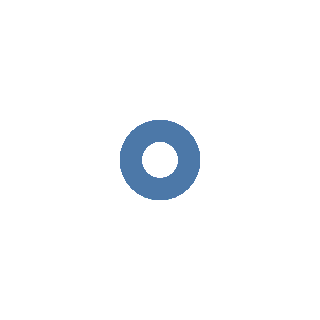

This figure's notebook cell:
### Markdown cell above
### Ploting the Data

We will use the `Altair` package to plot the dataframe.

---

The first chart looks like this

### Code cell
alt.Chart(df).mark_point()

### Figure 1 — Vega-Lite specification as saved in the notebook (floating-point values rounded to 4 significant figures)
{"config": {"view": {"continuousWidth": 400, "continuousHeight": 300}}, "data": {"name": "data-54b58a4aa74e295879badff738f3e9c4"}, "mark": "point", "$schema": "https://vega.github.io/schema/vega-lite/v4.8.1.json", "datasets": {"data-54b58a4aa74e295879badff738f3e9c4": [{"Name": "SDSS J000805.62+145023.4", "z": 0.0454, "sigma*": 140.0, "e_sigma*": 27.0, "n_sigma*": null, "FWHM": 7610.0, "e_FWHM": 380.0, "logL": 41.13, "e_logL": 0.04, "logM": 7.7, "E_logM": null, "e_logM": 0.1}, {"Name": "SDSS J004236.86-104921.8", "z": 0.0419, "sigma*": 78.4, "e_sigma*": 10.0, "n_sigma*": null, "FWHM": 1960.0, "e_FWHM": 97.0, "logL": 41.58, "e_logL": 0.14, "logM": 6.7, "E_logM": null, "e_logM": 0.1}, {"Name": "SDSS J011703.58+000027.3", "z": 0.0456, "sigma*": 98.8, "e_sigma*": 16.0, "n_sigma*": null, "FWHM": 2270.0, "e_FWHM": 110.0, "logL": 41.45, "e_logL": 0.08, "logM": 6.8, "E_logM": null, "e_logM": 0.1}, {"Name": "SDSS J020459.25-080816.0", "z": 0.0772, "sigma*": 121.0, "e_sigma*": 9.4, "n_sigma*": "a", "FWHM": 3720.0, "e_FWHM": 180.0, "logL": 41.13, "e_logL": 0.05, "logM": 7.0, "E_logM": null, "e_logM": 0.1}, {"Name": "SDSS J020615.99-001729.1", "z": 0.0426, "sigma*": 216.0, "e_sigma*": 30.0, "n_sigma*": null, "FWHM": 3860.0, "e_FWHM": 190.0, "logL": 41.91, "e_logL": 0.07, "logM": 7.5, "E_logM": null, "e_logM": 0.1}, {"Name": "SDSS J021011.49-090335.5", "z": 0.0414, "sigma*": 122.0, "e_sigma*": 12.0, "n_sigma*": "a", "FWHM": 2450.0, "e_FWHM": 120.0, "logL": 41.24, "e_logL": 0.07, "logM": 6.7, "E_logM": null, "e_logM": 0.1}, {"Name": "SDSS J021257.59+140610.1", "z": 0.0618, "sigma*": 174.0, "e_sigma*": 12.0, "n_sigma*": "a", "FWHM": 3080.0, "e_FWHM": 150.0, "logL": 41.58, "e_logL": 0.06, "logM": 7.1, "E_logM": null, "e_logM": 0.1}, {"Name": "SDSS J033013.26-053236.0", "z": 0.0131, "sigma*": 99.2, "e_sigma*": 11.0, "n_sigma*": null, "FWHM": 5160.0, "e_FWHM": 250.0, "logL": 40.45, "e_logL": 0.06, "logM": 7.0, "E_logM": null, "e_logM": 0.1}, {"Name": "SDSS J075057.25+353037.5", "z": 0.176, "sigma*": 154.0, "e_sigma*": 14.0, "n_sigma*": "a", "FWHM": 2970.0, "e_FWHM": 200.0, "logL": 41.63, "e_logL": 0.03, "logM": 7.2, "E_logM": null, "e_logM": 0.1}, {"Name": "SDSS J080243.39+310403.3", "z": 0.0409, "sigma*": 151.0, "e_sigma*": 17.0, "n_sigma*": null, "FWHM": 5360.0, "e_FWHM": 260.0, "logL": 41.67, "e_logL": 0.07, "logM": 7.6, "E_logM": null, "e_logM": 0.1}, {"Name": "SDSS J080538.66+261005.4", "z": 0.017, "sigma*": 100.0, "e_sigma*": 14.0, "n_sigma*": null, "FWHM": 3110.0, "e_FWHM": 150.0, "logL": 40.14, "e_logL": 0.04, "logM": 6.3, "E_logM": null, "e_logM": 0.2}, {"Name": "SDSS J082510.23+375919.7", "z": 0.0214, "sigma*": 98.7, "e_sigma*": 12.0, "n_sigma*": null, "FWHM": 1830.0, "e_FWHM": 91.0, "logL": 40.42, "e_logL": 0.04, "logM": 6.0, "E_logM": null, "e_logM": 0.1}, {"Name": "SDSS J083202.16+461425.7", "z": 0.0459, "sigma*": 104.0, "e_sigma*": 13.0, "n_sigma*": null, "FWHM": 1450.0, "e_FWHM": 72.0, "logL": 41.17, "e_logL": 0.08, "logM": 6.2, "E_logM": null, "e_logM": 0.1}, {"Name": "SDSS J083949.64+484701.4", "z": 0.0394, "sigma*": 133.0, "e_sigma*": 12.0, "n_sigma*": null, "FWHM": 1480.0, "e_FWHM": 73.0, "logL": 41.31, "e_logL": 0.08, "logM": 6.3, "E_logM": null, "e_logM": 0.2}, {"Name": "SDSS J085554.27+005110.9", "z": 0.0524, "sigma*": 118.0, "e_sigma*": 11.0, "n_sigma*": "a", "FWHM": 2910.0, "e_FWHM": 140.0, "logL": 41.27, "e_logL": 0.06, "logM": 6.9, "E_logM": null, "e_logM": 0.1}, {"Name": "SDSS J092438.88+560746.9", "z": 0.025, "sigma*": 135.0, "e_sigma*": 10.0, "n_sigma*": null, "FWHM": 1900.0, "e_FWHM": 94.0, "logL": 40.72, "e_logL": 0.07, "logM": 6.2, "E_logM": null, "e_logM": 0.4}, {"Name": "SDSS J093259.60+040506.0", "z": 0.059, "sigma*": 70.5, "e_sigma*": 6.7, "n_sigma*": "a", "FWHM": 3550.0, "e_FWHM": 170.0, "logL": 41.14, "e_logL": 0.05, "logM": 7.0, "E_logM": null, "e_logM": 0.1}, {"Name": "SDSS J093812.26+074340.0", "z": 0.0219, "sigma*": 119.0, "e_sigma*": 8.0, "n_sigma*": null, "FWHM": 3640.0, "e_FWHM": 180.0, "logL": 40.8, "e_logL": 0.05, "logM": 6.8, "E_logM": null, "e_logM": 0.1}, {"Name": "SDSS J094838.42+403043.7", "z": 0.047, "sigma*": 91.4, "e_sigma*": 16.0, "n_sigma*": null, "FWHM": 3020.0, "e_FWHM": 150.0, "logL": 41.46, "e_logL": 0.07, "logM": 7.0, "E_logM": null, "e_logM": 0.1}, {"Name": "SDSS J101912.57+635802.7", "z": 0.0414, "sigma*": 239.0, "e_sigma*": 13.0, "n_sigma*": null, "FWHM": 3630.0, "e_FWHM": 180.0, "logL": 41.74, "e_logL": 0.08, "logM": 7.4, "E_logM": null, "e_logM": 0.1}, {"Name": "SDSS J102044.43+013048.4", "z": 0.0962, "sigma*": 103.0, "e_sigma*": 8.8, "n_sigma*": "a", "FWHM": 5200.0, "e_FWHM": 250.0, "logL": 41.51, "e_logL": 0.04, "logM": 7.6, "E_logM": null, "e_logM": 0.1}, {"Name": "SDSS J110640.20+051905.6", "z": 0.0913, "sigma*": 140.0, "e_sigma*": 15.0, "n_sigma*": "a", "FWHM": 5830.0, "e_FWHM": 290.0, "logL": 41.65, "e_logL": 0.04, "logM": 7.7, "E_logM": null, "e_logM": 0.1}, {"Name": "SDSS J112536.16+542257.1", "z": 0.0206, "sigma*": 124.0, "e_sigma*": 12.0, "n_sigma*": null, "FWHM": 2950.0, "e_FWHM": 140.0, "logL": 41.17, "e_logL": 0.08, "logM": 6.8, "E_logM": null, "e_logM": 0.1}, {"Name": "SDSS J112841.00+575006.5", "z": 0.0513, "sigma*": 159.0, "e_sigma*": 18.0, "n_sigma*": "a", "FWHM": 2660.0, "e_FWHM": 130.0, "logL": 41.66, "e_logL": 0.09, "logM": 7.0, "E_logM": null, "e_logM": 0.1}, {"Name": "SDSS J120257.81+045045.0", "z": 0.0207, "sigma*": 102.0, "e_sigma*": 20.0, "n_sigma*": null, "FWHM": 2250.0, "e_FWHM": 110.0, "logL": 40.1, "e_logL": 0.06, "logM": 6.0, "E_logM": null, "e_logM": 0.1}, {"Name": "SDSS J120556.01+495956.1", "z": 0.0631, "sigma*": 107.0, "e_sigma*": 11.0, "n_sigma*": "a", "FWHM": 5610.0, "e_FWHM": 450.0, "logL": 41.57, "e_logL": 0.04, "logM": 7.7, "E_logM": null, "e_logM": 0.1}, {"Name": "SDSS J121607.09+504930.0", "z": 0.0308, "sigma*": 138.0, "e_sigma*": 13.0, "n_sigma*": null, "FWHM": 5580.0, "e_FWHM": 270.0, "logL": 41.3, "e_logL": 0.06, "logM": 7.5, "E_logM": null, "e_logM": 0.3}, {"Name": "SDSS J121754.97+583935.6", "z": 0.0233, "sigma*": 85.6, "e_sigma*": 14.0, "n_sigma*": null, "FWHM": 1970.0, "e_FWHM": 98.0, "logL": 40.92, "e_logL": 0.08, "logM": 6.4, "E_logM": null, "e_logM": 0.1}, {"Name": "SDSS J122324.13+024044.4", "z": 0.0236, "sigma*": 78.1, "e_sigma*": 15.0, "n_sigma*": null, "FWHM": 3880.0, "e_FWHM": 910.0, "logL": 41.62, "e_logL": 0.08, "logM": 7.3, "E_logM": null, "e_logM": 0.2}, {"Name": "SDSS J123237.48+662452.3", "z": 0.0468, "sigma*": 124.0, "e_sigma*": 9.0, "n_sigma*": null, "FWHM": 2620.0, "e_FWHM": 130.0, "logL": 41.86, "e_logL": 0.19, "logM": 7.1, "E_logM": null, "e_logM": 0.2}, {"Name": "SDSS J130620.97+531823.1", "z": 0.0237, "sigma*": 90.7, "e_sigma*": 11.0, "n_sigma*": null, "FWHM": 7620.0, "e_FWHM": 380.0, "logL": 40.58, "e_logL": 0.04, "logM": 7.3, "E_logM": null, "e_logM": 0.1}, {"Name": "SDSS J131305.80+012755.9", "z": 0.0294, "sigma*": 95.4, "e_sigma*": 13.0, "n_sigma*": null, "FWHM": 1590.0, "e_FWHM": 79.0, "logL": 40.62, "e_logL": 0.07, "logM": 6.0, "E_logM": null, "e_logM": 0.1}, {"Name": "SDSS J132249.21+545528.2", "z": 0.0653, "sigma*": 130.0, "e_sigma*": 13.0, "n_sigma*": "a", "FWHM": 4050.0, "e_FWHM": 200.0, "logL": 41.81, "e_logL": 0.07, "logM": 7.5, "E_logM": null, "e_logM": 0.1}, {"Name": "SDSS J132340.31-012749.2", "z": 0.0767, "sigma*": 114.0, "e_sigma*": 16.0, "n_sigma*": "a", "FWHM": 1910.0, "e_FWHM": 95.0, "logL": 41.55, "e_logL": 0.09, "logM": 6.7, "E_logM": null, "e_logM": 0.1}, {"Name": "SDSS J134952.84+020445.1", "z": 0.0328, "sigma*": 138.0, "e_sigma*": 13.0, "n_sigma*": null, "FWHM": 2590.0, "e_FWHM": 120.0, "logL": 41.62, "e_logL": 0.07, "logM": 7.0, "E_logM": null, "e_logM": 0.1}, {"Name": "SDSS J140018.42+050242.2", "z": 0.0342, "sigma*": 145.0, "e_sigma*": 14.0, "n_sigma*": null, "FWHM": 3340.0, "e_FWHM": 160.0, "logL": 41.23, "e_logL": 0.05, "logM": 7.1, "E_logM": null, "e_logM": 0.5}, {"Name": "SDSS J140514.87-025901.2", "z": 0.0542, "sigma*": 148.0, "e_sigma*": 15.0, "n_sigma*": "a", "FWHM": 2990.0, "e_FWHM": 140.0, "logL": 41.29, "e_logL": 0.06, "logM": 6.9, "E_logM": null, "e_logM": 0.3}, {"Name": "SDSS J141630.81+013708.0", "z": 0.0538, "sigma*": 121.0, "e_sigma*": 12.0, "n_sigma*": "a", "FWHM": 3180.0, "e_FWHM": 150.0, "logL": 41.1, "e_logL": 0.04, "logM": 6.9, "E_logM": null, "e_logM": 0.1}, {"Name": "SDSS J143452.45+483942.7", "z": 0.0365, "sigma*": 138.0, "e_sigma*": 15.0, "n_sigma*": null, "FWHM": 3210.0, "e_FWHM": 160.0, "logL": 41.84, "e_logL": 0.1, "logM": 7.3, "E_logM": null, "e_logM": 0.1}, {"Name": "SDSS J144629.97+500130.5", "z": 0.0427, "sigma*": 86.8, "e_sigma*": 19.0, "n_sigma*": null, "FWHM": 6450.0, "e_FWHM": 320.0, "logL": 40.73, "e_logL": 0.03, "logM": 7.3, "E_logM": null, "e_logM": 0.2}, {"Name": "SDSS J145706.80+494008.4", "z": 0.0134, "sigma*": 108.0, "e_sigma*": 11.0, "n_sigma*": null, "FWHM": 2270.0, "e_FWHM": 110.0, "logL": 40.46, "e_logL": 0.1, "logM": 6.3, "E_logM": null, "e_logM": 0.1}, {"Name": "SDSS J145901.35+611353.5", "z": 0.0388, "sigma*": 113.0, "e_sigma*": 13.0, "n_sigma*": null, "FWHM": 4140.0, "e_FWHM": 200.0, "logL": 41.18, "e_logL": 0.06, "logM": 7.2, "E_logM": null, "e_logM": 0.1}, {"Name": "SDSS J150556.55+034226.3", "z": 0.0359, "sigma*": 199.0, "e_sigma*": 18.0, "n_sigma*": "a", "FWHM": 4370.0, "e_FWHM": 210.0, "logL": 42.09, "e_logL": 0.1, "logM": 7.7, "E_logM": null, "e_logM": 0.1}, {"Name": "SDSS J150745.00+512710.2", "z": 0.0458, "sigma*": 139.0, "e_sigma*": 17.0, "n_sigma*": null, "FWHM": 3430.0, "e_FWHM": 170.0, "logL": 41.4, "e_logL": 0.04, "logM": 7.1, "E_logM": null, "e_logM": 0.1}, {"Name": "SDSS J150853.95-001148.9", "z": 0.0542, "sigma*": 163.0, "e_sigma*": 15.0, "n_sigma*": "a", "FWHM": 6190.0, "e_FWHM": 610.0, "logL": 41.51, "e_logL": 0.04, "logM": 7.8, "E_logM": null, "e_logM": 0.1}, {"Name": "SDSS J152515.18+601409.0", "z": 0.0783, "sigma*": 104.0, "e_sigma*": 11.0, "n_sigma*": "a", "FWHM": 2590.0, "e_FWHM": 120.0, "logL": 41.41, "e_logL": 0.09, "logM": 6.9, "E_logM": null, "e_logM": 0.1}, {"Name": "SDSS J155417.43+323837.8", "z": 0.0483, "sigma*": 120.0, "e_sigma*": 13.0, "n_sigma*": "a", "FWHM": 4200.0, "e_FWHM": 210.0, "logL": 41.86, "e_logL": 0.08, "logM": 7.5, "E_logM": null, "e_logM": 0.1}, {"Name": "SDSS J161156.31+521116.8", "z": 0.041, "sigma*": 116.0, "e_sigma*": 10.0, "n_sigma*": null, "FWHM": 3760.0, "e_FWHM": 180.0, "logL": 41.09, "e_logL": 0.04, "logM": 7.0, "E_logM": null, "e_logM": 0.3}, {"Name": "SDSS J161951.31+405847.2", "z": 0.0379, "sigma*": 89.1, "e_sigma*": 20.0, "n_sigma*": null, "FWHM": 1700.0, "e_FWHM": 85.0, "logL": 40.99, "e_logL": 0.07, "logM": 6.3, "E_logM": null, "e_logM": 0.1}, {"Name": "SDSS J170328.96+614109.9", "z": 0.0772, "sigma*": 123.0, "e_sigma*": 13.0, "n_sigma*": "a", "FWHM": 4300.0, "e_FWHM": 210.0, "logL": 41.92, "e_logL": 0.05, "logM": 7.6, "E_logM": null, "e_logM": 0.1}, {"Name": "SDSS J171550.49+593548.7", "z": 0.0657, "sigma*": 146.0, "e_sigma*": 13.0, "n_sigma*": "a", "FWHM": 3500.0, "e_FWHM": 170.0, "logL": 41.24, "e_logL": 0.05, "logM": 7.0, "E_logM": null, "e_logM": 0.1}, {"Name": "SDSS J212401.90-002158.7", "z": 0.0619, "sigma*": 110.0, "e_sigma*": 15.0, "n_sigma*": "a", "FWHM": 2620.0, "e_FWHM": 130.0, "logL": 41.41, "e_logL": 0.06, "logM": 6.9, "E_logM": null, "e_logM": 0.1}, {"Name": "SDSS J222435.29-001103.8", "z": 0.0581, "sigma*": 111.0, "e_sigma*": 19.0, "n_sigma*": "a", "FWHM": 2290.0, "e_FWHM": 1190.0, "logL": 41.83, "e_logL": 0.17, "logM": 7.0, "E_logM": null, "e_logM": 0.4}, {"Name": "SDSS J223000.37-094622.1", "z": 0.0727, "sigma*": 112.0, "e_sigma*": 13.0, "n_sigma*": "a", "FWHM": 3630.0, "e_FWHM": 180.0, "logL": 41.21, "e_logL": 0.04, "logM": 7.1, "E_logM": null, "e_logM": 0.1}, {"Name": "SDSS J232721.96+152437.3", "z": 0.0457, "sigma*": 193.0, "e_sigma*": 18.0, "n_sigma*": null, "FWHM": 7540.0, "e_FWHM": 750.0, "logL": 41.65, "e_logL": 0.06, "logM": 7.9, "E_logM": null, "e_logM": 0.1}, {"Name": "SDSS J235128.78+155259.0", "z": 0.0963, "sigma*": 193.0, "e_sigma*": 22.0, "n_sigma*": "a", "FWHM": 8240.0, "e_FWHM": 410.0, "logL": 41.87, "e_logL": 0.04, "logM": 8.2, "E_logM": null, "e_logM": 0.2}, {"Name": "SDSS J010712.03+140844.9", "z": 0.0768, "sigma*": 36.0, "e_sigma*": 6.0, "n_sigma*": "b", "FWHM": 880.0, "e_FWHM": 170.0, "logL": 42.57, "e_logL": 0.2, "logM": 5.8, "E_logM": null, "e_logM": 0.2}, {"Name": "SDSS J024912.86-081525.6", "z": 0.0294, "sigma*": 50.0, "e_sigma*": 4.0, "n_sigma*": "b", "FWHM": 840.0, "e_FWHM": 320.0, "logL": 41.93, "e_logL": 0.08, "logM": 5.1, "E_logM": null, "e_logM": 0.3}, {"Name": "SDSS J032515.59+003408.4", "z": 0.102, "sigma*": 55.0, "e_sigma*": 6.0, "n_sigma*": "b", "FWHM": 990.0, "e_FWHM": 49.0, "logL": 42.03, "e_logL": 0.12, "logM": 5.8, "E_logM": null, "e_logM": 0.1}, {"Name": "SDSS J080907.58+441641.4", "z": 0.0539, "sigma*": 65.0, "e_sigma*": 4.0, "n_sigma*": "b", "FWHM": 940.0, "e_FWHM": 180.0, "logL": 40.47, "e_logL": 0.04, "logM": 5.5, "E_logM": null, "e_logM": 0.8}, {"Name": "SDSS J082912.67+500652.3", "z": 0.0434, "sigma*": 60.0, "e_sigma*": 4.0, "n_sigma*": "b", "FWHM": 840.0, "e_FWHM": 41.0, "logL": 42.14, "e_logL": 0.06, "logM": 5.7, "E_logM": null, "e_logM": 0.1}, {"Name": "SDSS J101108.40+002908.7", "z": 0.1, "sigma*": 48.0, "e_sigma*": 7.0, "n_sigma*": "b", "FWHM": 1460.0, "e_FWHM": 72.0, "logL": 42.68, "e_logL": 0.19, "logM": 6.2, "E_logM": null, "e_logM": 0.3}, {"Name": "SDSS J101627.32-000714.5", "z": 0.0944, "sigma*": 39.0, "e_sigma*": 6.0, "n_sigma*": "b", "FWHM": 1520.0, "e_FWHM": 75.0, "logL": 42.57, "e_logL": 0.17, "logM": 6.1, "E_logM": null, "e_logM": 0.2}, {"Name": "SDSS J124035.81-002919.4", "z": 0.0809, "sigma*": 49.0, "e_sigma*": 7.0, "n_sigma*": "b", "FWHM": 1720.0, "e_FWHM": 85.0, "logL": 42.35, "e_logL": 0.11, "logM": 6.6, "E_logM": null, "e_logM": 0.6}, {"Name": "SDSS J125055.28-015556.6", "z": 0.0814, "sigma*": 64.0, "e_sigma*": 6.0, "n_sigma*": "b", "FWHM": 1980.0, "e_FWHM": 99.0, "logL": 42.75, "e_logL": 0.14, "logM": 6.5, "E_logM": null, "e_logM": 0.1}, {"Name": "SDSS J143450.62+033842.5", "z": 0.0282, "sigma*": 48.0, "e_sigma*": 7.0, "n_sigma*": "b", "FWHM": 1480.0, "e_FWHM": 73.0, "logL": 41.87, "e_logL": 0.16, "logM": 5.6, "E_logM": null, "e_logM": 0.1}, {"Name": "SDSS J170246.09+602818.9", "z": 0.0689, "sigma*": 69.0, "e_sigma*": 6.0, "n_sigma*": "b", "FWHM": 3270.0, "e_FWHM": 160.0, "logL": 42.67, "e_logL": 0.16, "logM": 6.9, "E_logM": null, "e_logM": 0.2}, {"Name": "SDSS J172759.15+542147.0", "z": 0.0995, "sigma*": 58.0, "e_sigma*": 7.0, "n_sigma*": "b", "FWHM": 810.0, "e_FWHM": 400.0, "logL": 42.19, "e_logL": 0.09, "logM": 5.6, "E_logM": null, "e_logM": 0.5}, {"Name": "SDSS J215658.30+110343.1", "z": 0.108, "sigma*": 81.0, "e_sigma*": 8.0, "n_sigma*": "b", "FWHM": 1430.0, "e_FWHM": 280.0, "logL": 41.22, "e_logL": 0.03, "logM": 6.3, "E_logM": null, "e_logM": 0.8}, {"Name": "SDSS J232159.06+000738.8", "z": 0.184, "sigma*": 81.0, "e_sigma*": 9.0, "n_sigma*": "b", "FWHM": 2520.0, "e_FWHM": 120.0, "logL": 42.96, "e_logL": 0.1, "logM": 6.7, "E_logM": null, "e_logM": 0.2}, {"Name": "SDSS J233837.10-002810.3", "z": 0.0356, "sigma*": 58.0, "e_sigma*": 4.0, "n_sigma*": "b", "FWHM": 1740.0, "e_FWHM": 86.0, "logL": 43.61, "e_logL": 0.13, "logM": 5.8, "E_logM": null, "e_logM": 0.1}, {"Name": "3C 120", "z": 0.033, "sigma*": 162.0, "e_sigma*": 24.0, "n_sigma*": "b", "FWHM": null, "e_FWHM": null, "logL": null, "e_logL": null, "logM": 7.43, "E_logM": 0.2, "e_logM": 0.25}, {"Name": "3C 390.3", "z": 0.0561, "sigma*": 268.0, "e_sigma*": 15.0, "n_sigma*": null, "FWHM": null, "e_FWHM": null, "logL": null, "e_logL": null, "logM": 8.52, "E_logM": 0.09, "e_logM": 0.12}, {"Name": "Akn 120", "z": 0.0323, "sigma*": 224.0, "e_sigma*": 15.0, "n_sigma*": null, "FWHM": null, "e_FWHM": null, "logL": null, "e_logL": null, "logM": 8.2, "E_logM": 0.05, "e_logM": 0.07}, {"Name": "Mrk 79", "z": 0.0222, "sigma*": 130.0, "e_sigma*": 10.0, "n_sigma*": null, "FWHM": null, "e_FWHM": null, "logL": null, "e_logL": null, "logM": 7.67, "E_logM": 0.11, "e_logM": 0.15}, {"Name": "Mrk 110", "z": 0.0353, "sigma*": 87.1, "e_sigma*": 12.0, "n_sigma*": null, "FWHM": null, "e_FWHM": null, "logL": null, "e_logL": null, "logM": 6.97, "E_logM": 0.11, "e_logM": 0.15}, {"Name": "Mrk 279", "z": 0.0305, "sigma*": 197.0, "e_sigma*": 12.0, "n_sigma*": null, "FWHM": null, "e_FWHM": null, "logL": null, "e_logL": null, "logM": 7.45, "E_logM": 0.12, "e_logM": 0.16}, {"Name": "Mrk 590", "z": 0.0264, "sigma*": 189.0, "e_sigma*": 5.7, "n_sigma*": null, "FWHM": null, "e_FWHM": null, "logL": null, "e_logL": null, "logM": 7.2, "E_logM": 0.11, "e_logM": 0.15}, {"Name": "Mrk 817", "z": 0.0315, "sigma*": 127.0, "e_sigma*": 12.0, "n_sigma*": null, "FWHM": null, "e_FWHM": null, "logL": null, "e_logL": null, "logM": 7.62, "E_logM": 0.08, "e_logM": 0.1}, {"Name": "NGC 3227", "z": 0.00386, "sigma*": 135.0, "e_sigma*": 3.8, "n_sigma*": null, "FWHM": null, "e_FWHM": null, "logL": null, "e_logL": null, "logM": 7.47, "E_logM": 0.24, "e_logM": 1.06}, {"Name": "NGC 3516", "z": 0.00884, "sigma*": 181.0, "e_sigma*": 4.9, "n_sigma*": "b", "FWHM": null, "e_FWHM": null, "logL": null, "e_logL": null, "logM": 7.04, "E_logM": 0.31, "e_logM": 0.39}, {"Name": "NGC 3783", "z": 0.00973, "sigma*": 95.0, "e_sigma*": 10.0, "n_sigma*": null, "FWHM": null, "e_FWHM": null, "logL": null, "e_logL": null, "logM": 7.16, "E_logM": 0.17, "e_logM": 0.23}, {"Name": "NGC 4051", "z": 0.00234, "sigma*": 88.9, "e_sigma*": 2.9, "n_sigma*": null, "FWHM": null, "e_FWHM": null, "logL": null, "e_logL": null, "logM": 5.99, "E_logM": 0.17, "e_logM": 0.2}, {"Name": "NGC 4151", "z": 0.00332, "sigma*": 96.8, "e_sigma*": 2.9, "n_sigma*": null, "FWHM": null, "e_FWHM": null, "logL": null, "e_logL": null, "logM": 6.91, "E_logM": 0.17, "e_logM": 0.29}, {"Name": "NGC 5548", "z": 0.0172, "sigma*": 198.0, "e_sigma*": 11.0, "n_sigma*": null, "FWHM": null, "e_FWHM": null, "logL": null, "e_logL": null, "logM": 7.81, "E_logM": 0.02, "e_logM": 0.02}, {"Name": "NGC 7469", "z": 0.0163, "sigma*": 133.0, "e_sigma*": 4.8, "n_sigma*": null, "FWHM": null, "e_FWHM": null, "logL": null, "e_logL": null, "logM": 6.49, "E_logM": 0.16, "e_logM": 0.27}, {"Name": "POX 52", "z": 0.0218, "sigma*": 36.0, "e_sigma*": 5.0, "n_sigma*": null, "FWHM": null, "e_FWHM": null, "logL": null, "e_logL": null, "logM": 5.2, "E_logM": null, "e_logM": 0.3}, {"Name": "NGC 4395", "z": 0.000947, "sigma*": 30.0, "e_sigma*": 5.0, "n_sigma*": null, "FWHM": null, "e_FWHM": null, "logL": null, "e_logL": null, "logM": 4.9, "E_logM": null, "e_logM": 0.4}]}}
